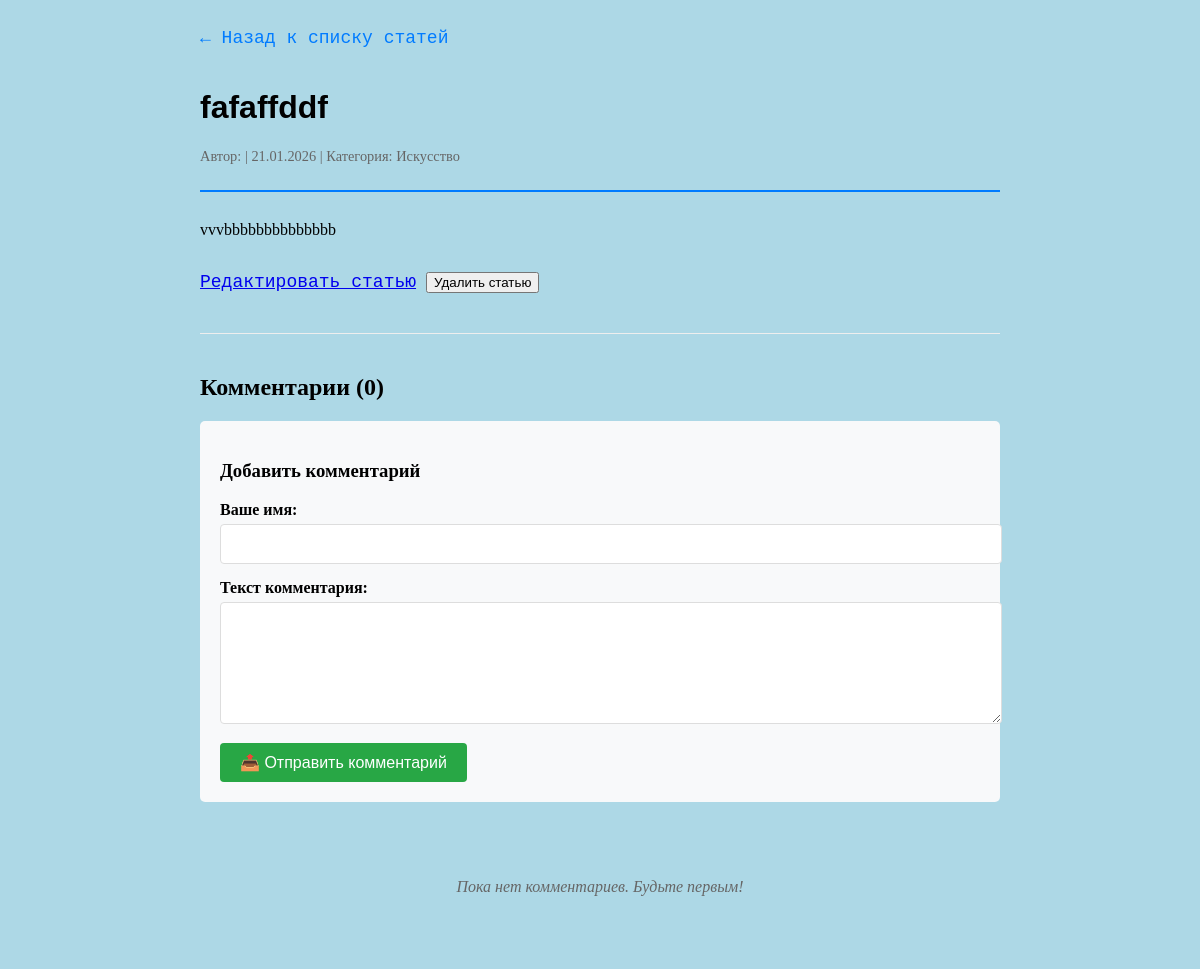
Page /article/5/ on the earlier database version.
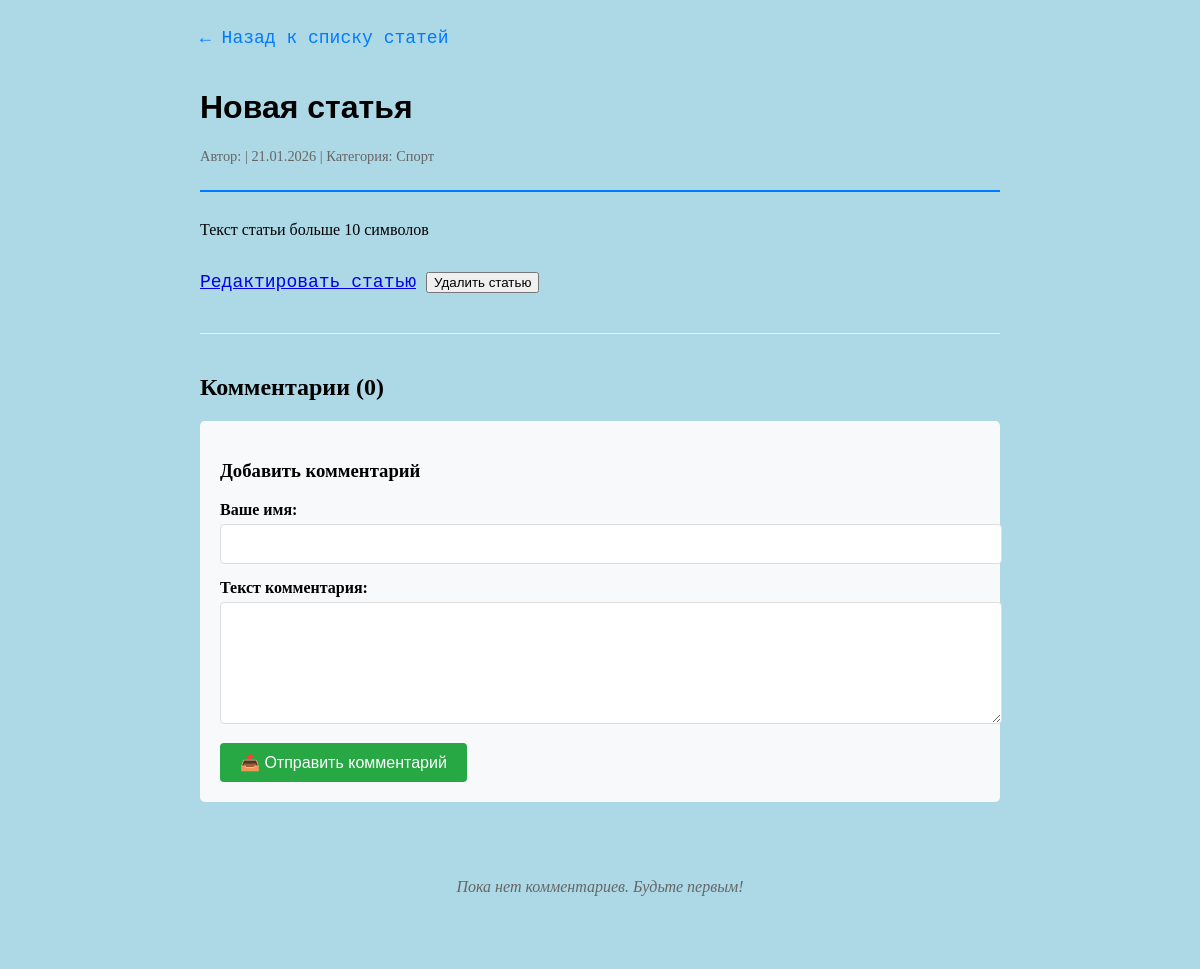
Same page on the later database version.
### main/models.py (models this page shows, shortened)
class Article(models.Model):
    CATEGORY_CHOICES = [
        ('technology', 'Технологии'),
        ('science', 'Наука'),
        ('sport', 'Спорт'),
        ('art', 'Искусство'),
        ('education', 'Образование'),
        ('other', 'Другое'),
    ]
    title = models.CharField(max_length=30)
    text = models.TextField()
    created_date = models.DateTimeField(auto_now_add=True)
    user = models.ForeignKey(
        'auth.User',
        on_delete=models.CASCADE,
        related_name='articles'
    )
    category = models.CharField(
        max_length=20,
        choices=CATEGORY_CHOICES,
        default='other'
    )

### main/views.py (the view)
# urls.py: path('article/<int:id>/', views.article_detail, name='article_detail'),
def article_detail(request, id):
    article = get_object_or_404(Article, id=id)
    comments = article.comments.all()
    if request.method == 'POST':
        form = CommentForm(request.POST)
        if form.is_valid():
            comment = form.save(commit=False)
            comment.article = article
            comment.save()
            return redirect('article_detail', id=article.id)
    else:
        form = CommentForm()
    context = {
        'article': article,
        'comments': comments,
        'form': form,
        'today': timezone.now().date()
    }
    return render(request, 'article_detail.html', context)

### main/forms.py
class CommentForm(forms.ModelForm):
    class Meta:
        model = Comment
        fields = ['text', 'author_name']
        widgets = {
            'text': forms.Textarea(attrs={
                'class': 'form-control',
                'rows': 3,
                'placeholder': 'Введите ваш комментарий...'
            }),
            'author_name': forms.TextInput(attrs={
                'class': 'form-control',
                'placeholder': 'Ваше имя'
            })
        }
        labels = {
            'text': 'Текст комментария',
            'author_name': 'Ваше имя'
        }

### main/templates/article_detail.html (shortened to what this page needs)
<!DOCTYPE html>
{% load static %}
<html>
<head>
    <link rel="stylesheet" href="{% static 'main/css/styles.css' %}">
</head>
<body>
    <div class="article-detail">
        <a href="{% url 'articles' %}" class="back-link">← Назад к списку статей</a>
        <div class="article-header">
            <h1>{{ article.title }}</h1>
            <div class="article-meta">
                <span>Автор: {{ article.user.name }}</span> |
                <span>{{ article.created_date|date:"d.m.Y" }}</span> |
                <span>Категория: {{ article.get_category_display }}</span>
            </div>
        </div>
        <div class="article-content">
            {{ article.text|linebreaks }}
        </div>
        <div class="article-actions">
            <a href="{% url 'edit_article' article.id %}" class="btn btn-edit">Редактировать статью</a>
            <form action="{% url 'delete_article' article.id %}" method="POST" style="display: inline;">
                <button type="submit" class="btn btn-delete"
                        onclick="return confirm('Удалить статью и все комментарии?')">
                    Удалить статью
                </button>
            </form>
        </div>
        <div class="comments-section">
            <h2>Комментарии ({{ comments|length }})</h2>
            <div class="comment-form">
                <h3>Добавить комментарий</h3>
                <form method="POST">
                    <div class="form-group">
                        <label for="id_author_name">Ваше имя:</label>
                        <input type="text" name="author_name" id="id_author_name"
                               value="{{ form.author_name.value|default_if_none:'' }}"
                               required maxlength="100">
                    </div>
                    <div class="form-group">
                        <label for="id_text">Текст комментария:</label>
                        <textarea name="text" id="id_text" required>{{ form.text.value|default_if_none:'' }}</textarea>
                    </div>
                    <button type="submit" class="btn-submit">📤 Отправить комментарий</button>
                </form>
            </div>
            {% if comments %}
                <div class="comments-list">
                    {% for comment in comments %}
                        <div class="comment">
                            <div class="comment-author">
                                {{ comment.author_name }}
                            </div>
                            <div class="comment-date">
                                {{ comment.date|date:"d.m.Y H:i" }}
                            </div>
                            <div class="comment-text">
                                {{ comment.text|linebreaks }}
                            </div>
                        </div>
                    {% endfor %}
                </div>
            {% else %}
                <div class="no-comments">
                    <p>Пока нет комментариев. Будьте первым!</p>
                </div>
            {% endif %}
        </div>
    </div>
</body>
</html>

Differences in the rows shown:
changed Article: title "fafaffddf" → "Новая статья"; category "Искусство" → "Спорт"; text "vvvbbbbbbbbbbbbbb" → "Текст статьи больше 10 символов"
